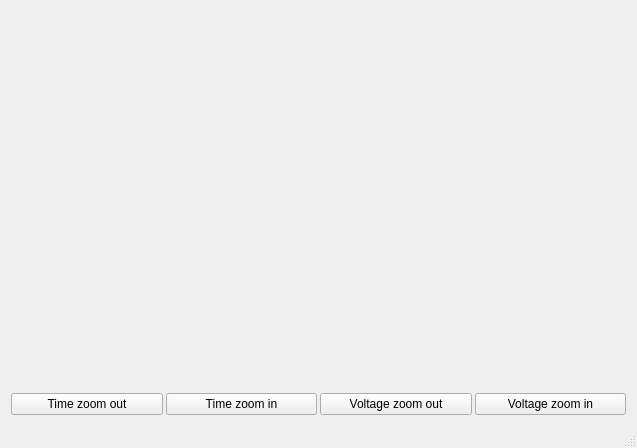
<?xml version="1.0" encoding="UTF-8"?>
<ui version="4.0">
 <class>MainWindow</class>
 <widget class="QMainWindow" name="MainWindow">
  <property name="geometry">
   <rect>
    <x>0</x>
    <y>0</y>
    <width>637</width>
    <height>448</height>
   </rect>
  </property>
  <property name="windowTitle">
   <string>QCustomPlot plot examples</string>
  </property>
  <widget class="QWidget" name="centralWidget">
   <layout class="QVBoxLayout" name="verticalLayout">
    <item>
     <widget class="QCustomPlot" name="customPlot" native="true"/>
    </item>
    <item>
     <layout class="QHBoxLayout" name="horizontalLayout_2">
      <property name="spacing">
       <number>3</number>
      </property>
      <item>
       <widget class="QPushButton" name="pushButton_4">
        <property name="text">
         <string>Time zoom out</string>
        </property>
       </widget>
      </item>
      <item>
       <widget class="QPushButton" name="pushButton_3">
        <property name="text">
         <string>Time zoom in</string>
        </property>
       </widget>
      </item>
      <item>
       <widget class="QPushButton" name="pushButton">
        <property name="maximumSize">
         <size>
          <width>16777215</width>
          <height>16777215</height>
         </size>
        </property>
        <property name="text">
         <string>Voltage zoom out</string>
        </property>
       </widget>
      </item>
      <item>
       <widget class="QPushButton" name="pushButton_2">
        <property name="text">
         <string>Voltage zoom in</string>
        </property>
       </widget>
      </item>
     </layout>
    </item>
   </layout>
  </widget>
  <widget class="QStatusBar" name="statusBar"/>
 </widget>
 <layoutdefault spacing="6" margin="11"/>
 <customwidgets>
  <customwidget>
   <class>QCustomPlot</class>
   <extends>QWidget</extends>
   <header>../../qcustomplot.h</header>
   <container>1</container>
  </customwidget>
 </customwidgets>
 <resources/>
 <connections/>
</ui>
